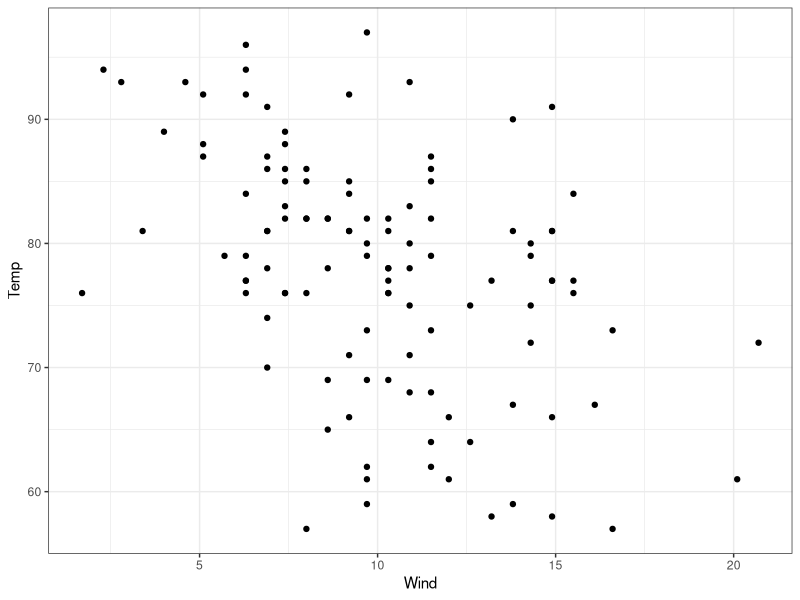
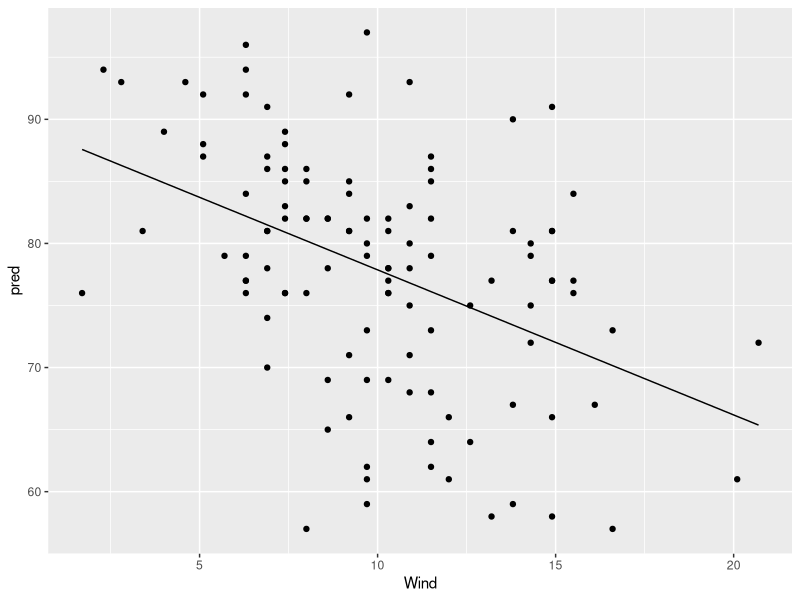
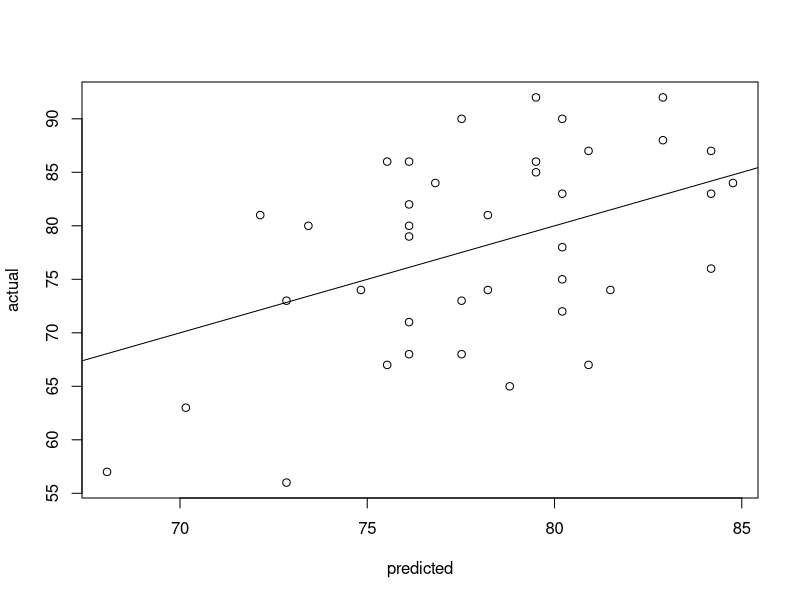
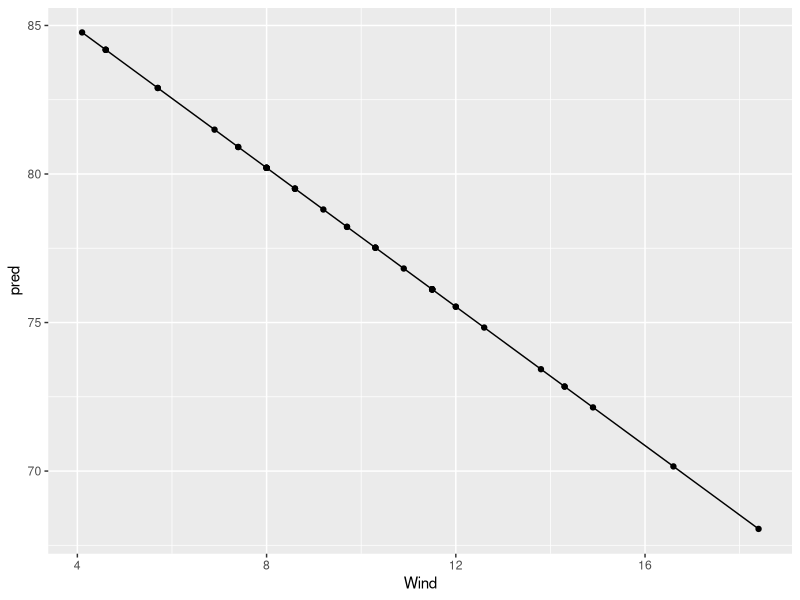
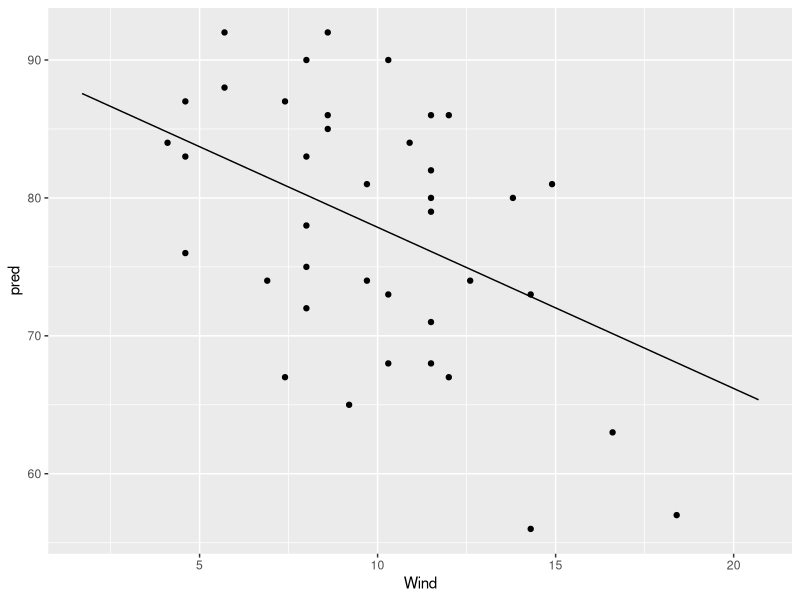
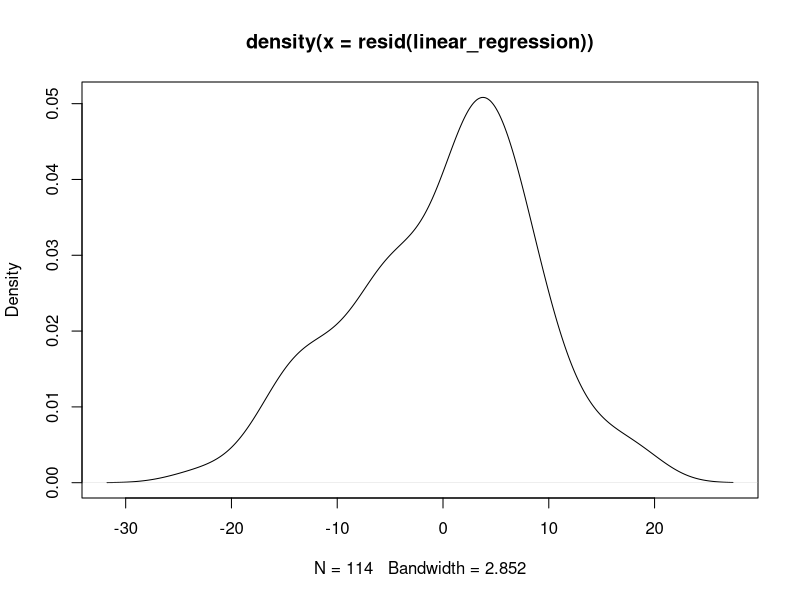
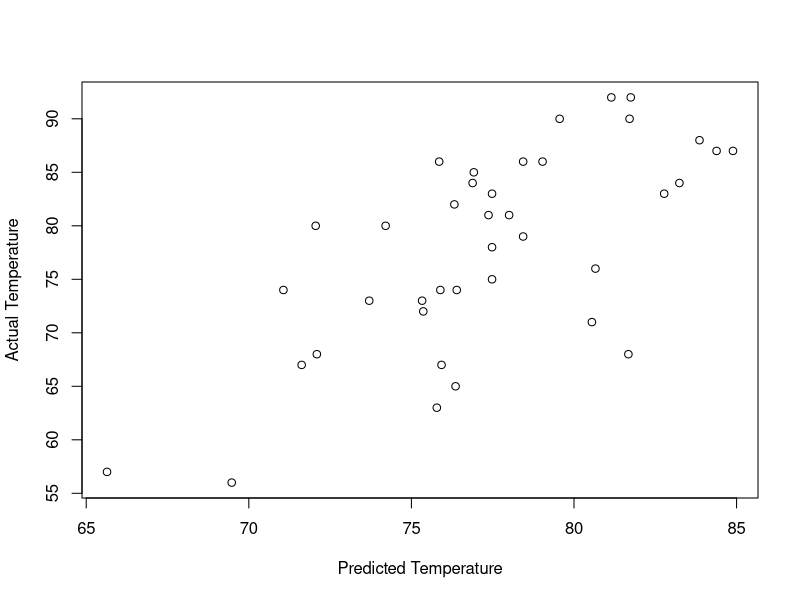

Generate these figures, in order, with R:
## ---- chunk 1
knitr::opts_chunk$set(echo = TRUE, eval = T)
## ---- chunk 2
library(caret)
library(MASS)
library(ggplot2)
library(dplyr)
library(ggfortify)
library(glmnet)

#Mauna Loa CO2 concentrations
data(airquality)
## ---- chunk 3
#setting seed to reproduce random selection
set.seed(123)
train_ind <- sample(seq_len(nrow(airquality)), size = floor(0.75 * nrow(airquality)))

#defining train and test sets
train <- airquality[train_ind, ]
test <- airquality[-train_ind, ]
## ---- chunk 4
ggplot(data = train) +
   geom_point(aes(x=Wind, y=Temp)) +
   theme_bw()
## ---- chunk 5
help(train)

linear_regression <- train(Temp ~ Wind, data = train, method = "lm")
## ---- chunk 6
pred <- predict(linear_regression, train)
pred <- data.frame(pred = pred, Wind = train$Wind)

ggplot(data = pred)+
  geom_line(aes(x = Wind, y = pred))+
  geom_point(data = train, aes(x=Wind, y = Temp))
## ---- chunk 7
help(predict)
linear_predict <- predict(linear_regression, newdata=test)
## ---- chunk 8
#look at the median residual value. Close to zero is best
help(summary)
summary(linear_regression, newdata=test)
## ---- chunk 9
#plot of predicted and actual temperature
plot(linear_predict, test$Temp,
      xlab="predicted",ylab="actual")
abline(a=0,b=1)
## ---- chunk 10
# Extract coefficients from the model
coeff <- summary(linear_regression)$coefficients
coeff

# plot the regression line on the predicted values
pred_test <- predict(linear_regression, test)
pred_test <- data.frame(pred = pred_test, Wind = test$Wind)

ggplot(data = pred_test)+
  geom_line(aes(x = Wind, y = pred))+
  geom_point(data = pred_test, aes(x=Wind, y = pred))

# plot the original test values
ggplot(data = pred)+
  geom_line(aes(x = Wind, y = pred))+
  geom_point(data = test, aes(x=Wind, y = Temp))
## ---- chunk 11
plot(density(resid(linear_regression)))
#residuals_lin <- residuals(linear_regression)

#ggplot(data=residvpredict) +
#  geom_density(aes(residual))
## ---- chunk 12
cor.test(train$Wind, resid(linear_regression))
## ---- chunk 13
#subsetting data for variables of interest
airquality_month <- airquality[c(3:5)]

#setting seed to reproduce random selection
set.seed(123)
train_ind_month <- sample(seq_len(nrow(airquality_month)), size = floor(0.75 * nrow(airquality_month)))

#defining train and test sets
train_month <- airquality_month[train_ind_month, ]
test_month <- airquality_month[-train_ind_month, ]

#defining preditor and prediction variables
x <- model.matrix(Temp ~ ., train_month)[,-1]
y <- train_month$Temp

#finding the best lamda
set.seed(123) 
cv <- cv.glmnet(x, y, alpha = 0)

#fitting model to training data
ridge_regression <- glmnet(x, y, alpha = 0, lambda = cv$lambda.min)
#using model to predict on test data
ridge_regression_test <- model.matrix(Temp ~., test_month)[,-1]
predictions <- ridge_regression %>% predict(ridge_regression_test)

#plotting predicted temp and actual temp
plot(predictions, test_month$Temp,
      xlab="Predicted Temperature",ylab="Actual Temperature")
